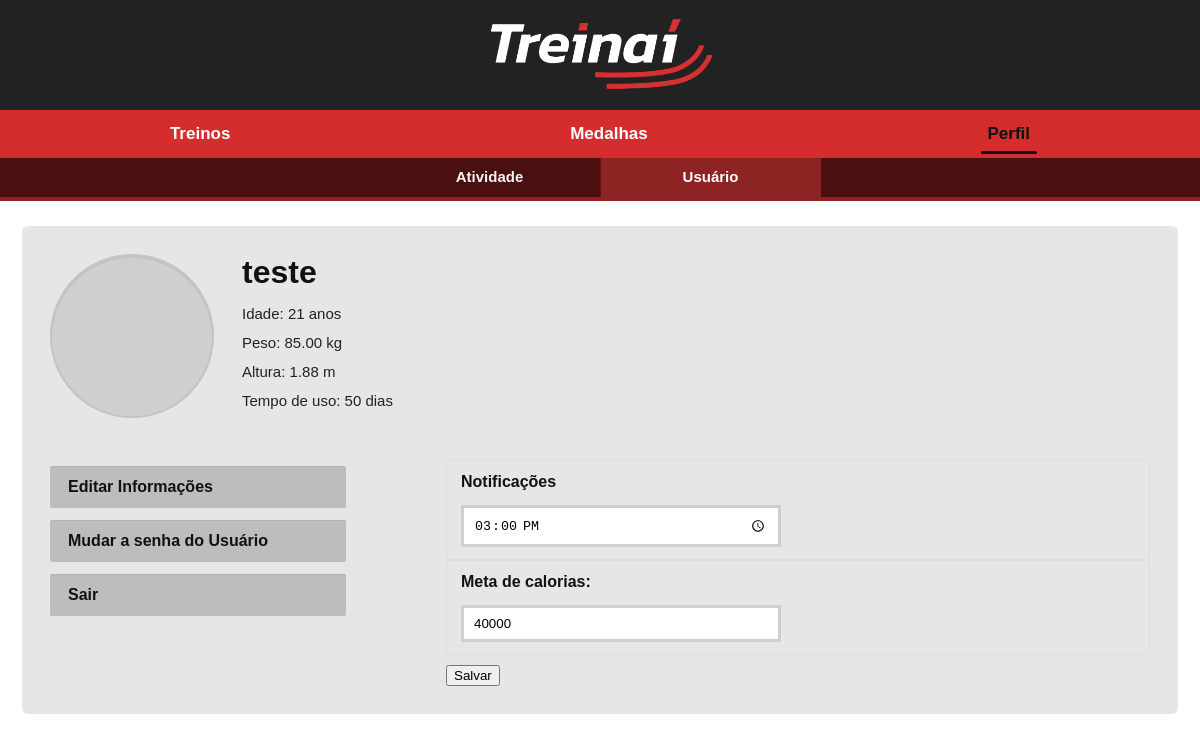
/perfil/usuario/ (signed in), run on an earlier commit of the app's database.
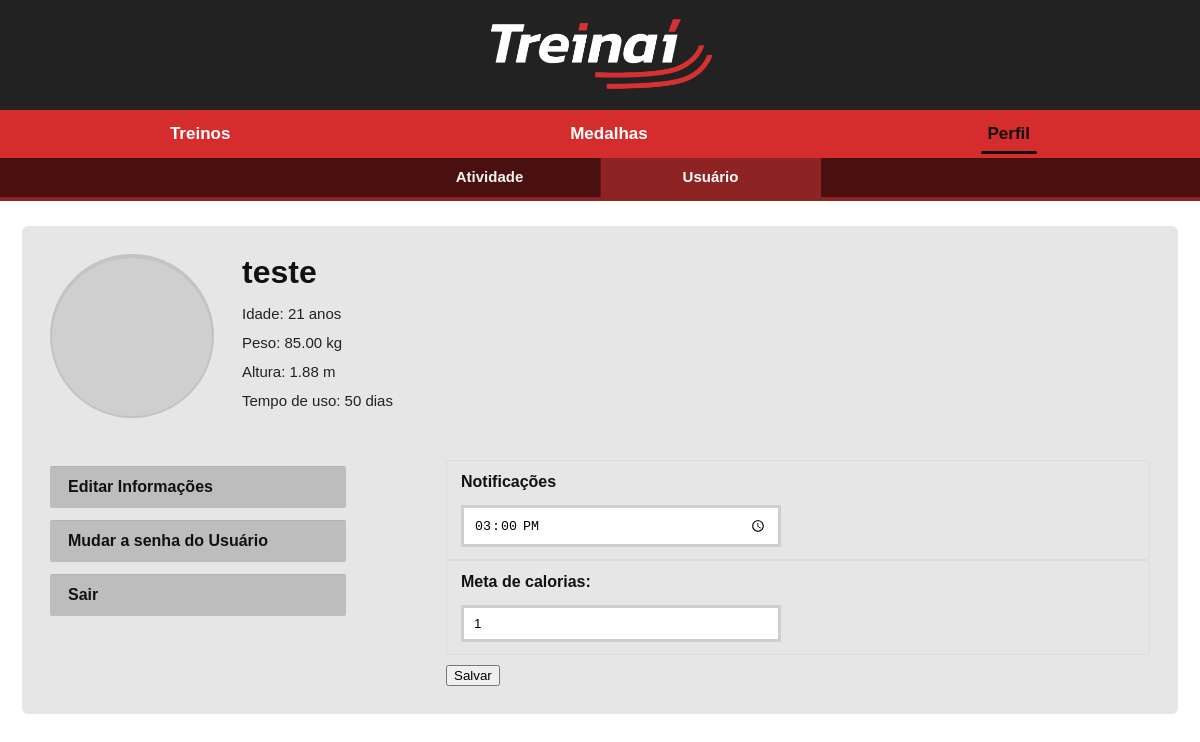
And on a later commit of the database.
### perfil/models.py (models this page shows, shortened)
class Perfil(models.Model):
    user = models.OneToOneField(
        settings.AUTH_USER_MODEL,
        on_delete=models.CASCADE
    )
    bio = models.TextField(blank=True, null=True)
    foto = models.ImageField(upload_to="perfil/", blank=True, null=True)
    altura_m = models.FloatField(null=True, blank=True)
    peso_kg = models.FloatField(null=True, blank=True)
    OBJETIVOS = (
        ("GANHO", "Ganhar massa magra"),
        ("PERDA", "Perder peso"),
        ("MANUT", "Manter peso"),
    )
    objetivo = models.CharField(max_length=6, choices=OBJETIVOS, blank=True, default="")
    meta_calorias = models.IntegerField(null=True, blank=True, help_text="Meta de calorias a perder")
    meta_set_at = models.DateTimeField(null=True, blank=True)
    notificacao_horario = models.TimeField(null=True, blank=True, help_text="Horário diário para notificações")

### perfil/views.py (the view, shortened to what this page needs)
# urls.py: path("usuario/", views.usuario_view, name="usuario"),
@login_required
def usuario_view(request):
    perfil, _ = Perfil.objects.get_or_create(user=request.user)
    idade = None
    try:
        data_nasc = request.user.data_nascimento
        if data_nasc:
            today = date.today()
            idade = today.year - data_nasc.year - ((today.month, today.day) < (data_nasc.month, data_nasc.day))
    except Exception:
        idade = None
    tempo_de_uso = None
    try:
        joined = request.user.date_joined
        if joined:
            delta = timezone.localdate() - joined.date()
            tempo_de_uso = delta.days
    except Exception:
        tempo_de_uso = None
    contexto = {
        "perfil": perfil,
        "idade": idade,
        "peso": getattr(request.user, 'peso', perfil.peso_kg if hasattr(perfil, 'peso_kg') else None) ,
        "altura": getattr(request.user, 'altura', perfil.altura_m if hasattr(perfil, 'altura_m') else None),
        "tempo_de_uso": tempo_de_uso,
    }
    return render(request, "perfil/usuario.html", contexto)

### templates/perfil/usuario.html (shortened to what this page needs)
{% extends "base.html" %}
{% block content %}
<div class="perfil-tabs">
        <a href="{% url 'atividade' %}">Atividade</a>
        <a href="{% url 'usuario' %}" class="active">Usuário</a>
</div>
<div class="container perfil-usuario">
    <div class="perfil-header">
                <div class="perfil-foto">
                </div>
        <div class="perfil-info">
            <h1>{{ request.user.get_full_name|default:request.user.username }}</h1>
            <p>Idade: {% if idade is not None %}{{ idade }} anos{% else %}—{% endif %}</p>
            <p>Peso: {% if peso %}{{ peso }} kg{% else %}—{% endif %}</p>
            <p>Altura: {% if altura %}{{ altura }} m{% else %}—{% endif %}</p>
            <p>Tempo de uso: {% if tempo_de_uso is not None %}{{ tempo_de_uso }} dias{% else %}—{% endif %}</p>
        </div>
    </div>
    <div class="perfil-actions">
        <a class="btn" href="{% url 'editar_usuario' %}"> Editar Informações</a>
        <a class="btn" href="{% url 'password_change' %}"> Mudar a senha do Usuário</a>
        <a class="btn" href="{% url 'logout' %}"> Sair</a>
    </div>
    <div class="perfil-controls">
        <form method="post" action="{% url 'usuario' %}">
            <div class="control-box">
                <div class="control-body">
                    <label>Notificações</label>
                    <input id="notificacao-input" type="time" name="notificacao_horario" value="{% if perfil.notificacao_horario %}{{ perfil.notificacao_horario|time:"H:i" }}{% else %}15:00{% endif %}" />
                </div>
            </div>
            <div class="control-box">
                <div class="control-body">
                    <label>Meta de calorias:</label>
                    <input type="number" name="meta_calorias" value="{% if perfil.meta_calorias %}{{ perfil.meta_calorias }}{% else %}21000{% endif %}" />
                </div>
            </div>
            <div style="margin-top:10px">
                <button class="btn" type="submit">Salvar</button>
            </div>
        </form>
    </div>
</div>
{% endblock %}

What changed in the data, as far as the page shows it:
changed Perfil: meta_calorias "40000" → "1"
